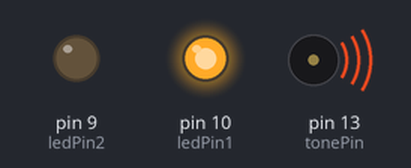
Bench run of a sketch on a simulated Arduino Uno, built with avr-gcc and run on an emulated ATmega328P. Shown: output pins drawn as LEDs (lit = HIGH), buzzer (waves = sounding).

Above: at 0.18 s.
At 19.74 s:
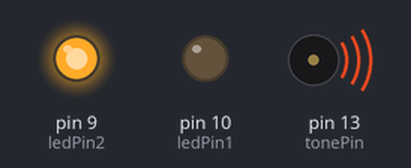
At 39.1 s:
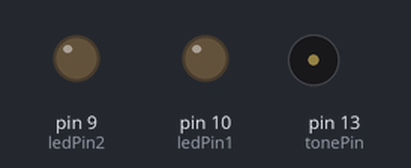
Timing chart, 0 to 40.0 s (numbered marks = the images above):
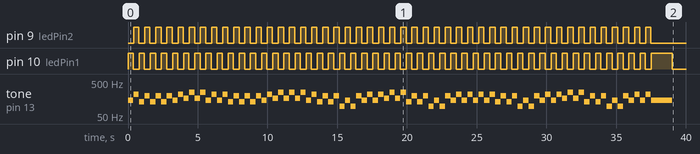

The sketch:

LETGO12.ino
```cpp
int tonePin = 13;
const int ledPin2 = 9;
const int ledPin1 = 10;

int counter = 0;
void setup() {

pinMode(tonePin, OUTPUT);
pinMode(ledPin1, OUTPUT);
pinMode(ledPin2, OUTPUT);
}

void loop() {
    // Play midi
    midi();
}

void beep(int tonePin, int note, int duration)
{
tone(tonePin, note, duration);

if(counter % 2 == 0)
{
digitalWrite(ledPin1, HIGH);
delay(duration);
digitalWrite(ledPin1, LOW);
}
else
{
digitalWrite(ledPin2, HIGH);
delay(duration);
digitalWrite(ledPin2, LOW);
}
noTone(tonePin);
//delay(1);
counter++;
}

void midi() {

    beep(tonePin, 146, 379.166666667);
   // delay(379.166666667);
    delay(20.8333333333);
    beep(tonePin, 220, 379.166666667);
  //  delay(379.166666667);
    delay(20.8333333333);
    beep(tonePin, 130, 379.166666667);
  //  delay(379.166666667);
    delay(20.8333333333);
    beep(tonePin, 195, 379.166666667);
  //  delay(379.166666667);
    delay(20.8333333333);
    beep(tonePin, 130, 379.166666667);
  //  delay(379.166666667);
    delay(20.8333333333);
    beep(tonePin, 195, 379.166666667);
 //   delay(379.166666667);
    delay(20.8333333333);
    beep(tonePin, 130, 379.166666667);
 //   delay(379.166666667);
    delay(20.8333333333);
    beep(tonePin, 195, 379.166666667);
 //   delay(379.166666667);
    delay(20.8333333333);
    beep(tonePin, 146, 379.166666667);
 //   delay(379.166666667);
    delay(20.8333333333);
    beep(tonePin, 220, 379.166666667);
  //  delay(379.166666667);
    delay(20.8333333333);
    beep(tonePin, 164, 379.166666667);
 //   delay(379.166666667);
    delay(20.8333333333);
    beep(tonePin, 246, 379.166666667);
  //  delay(379.166666667);
    delay(20.8333333333);
    beep(tonePin, 164, 379.166666667);
  //  delay(379.166666667);
    delay(20.8333333333);
    beep(tonePin, 246, 379.166666667);
  //  delay(379.166666667);
    delay(20.8333333333);
    beep(tonePin, 146, 379.166666667);
 //   delay(379.166666667);
    delay(20.8333333333);
    beep(tonePin, 220, 379.166666667);
 //   delay(379.166666667);
    delay(20.8333333333);
    beep(tonePin, 146, 379.166666667);
 //   delay(379.166666667);
    delay(20.8333333333);
    beep(tonePin, 220, 379.166666667);
 //   delay(379.166666667);
    delay(20.8333333333);
    beep(tonePin, 130, 379.166666667);
 //   delay(379.166666667);
    delay(20.8333333333);
    beep(tonePin, 195, 379.166666667);
 //   delay(379.166666667);
    delay(20.8333333333);
    beep(tonePin, 130, 379.166666667);
 //   delay(379.166666667);
    delay(20.8333333333);
    beep(tonePin, 195, 379.166666667);
 //   delay(379.166666667);
    delay(20.8333333333);
    beep(tonePin, 130, 379.166666667);
 //   delay(379.166666667);
    delay(20.8333333333);
    beep(tonePin, 195, 379.166666667);
 //   delay(379.166666667);
    delay(20.8333333333);
    beep(tonePin, 146, 379.166666667);
  //  delay(379.166666667);
    delay(20.8333333333);
    beep(tonePin, 220, 379.166666667);
  //  delay(379.166666667);
    delay(20.8333333333);
    beep(tonePin, 164, 379.166666667);
  //  delay(379.166666667);
    delay(20.8333333333);
    beep(tonePin, 246, 379.166666667);
 //   delay(379.166666667);
    delay(20.8333333333);
    beep(tonePin, 164, 379.166666667);
//    delay(379.166666667);
    delay(20.8333333333);
    beep(tonePin, 246, 379.166666667);
 //   delay(379.166666667);
    delay(20.8333333333);
    beep(tonePin, 164, 379.166666667);
 //   delay(379.166666667);
    delay(20.8333333333);
    beep(tonePin, 246, 379.166666667);
//    delay(379.166666667);
   delay(20.8333333333);
    beep(tonePin, 146, 379.166666667);
  //  delay(379.166666667);
    delay(20.8333333333);
    beep(tonePin, 220, 379.166666667);
 //   delay(379.166666667);
    delay(20.8333333333);
    beep(tonePin, 130, 379.166666667);
 //   delay(379.166666667);
    delay(20.8333333333);
    beep(tonePin, 195, 379.166666667);
 //   delay(379.166666667);
    delay(20.8333333333);
    beep(tonePin, 130, 379.166666667);
 //   delay(379.166666667);
    delay(20.8333333333);
    beep(tonePin, 195, 379.166666667);
  //  delay(379.166666667);
    delay(20.8333333333);
    beep(tonePin, 97, 379.166666667);
//    delay(379.166666667);
  delay(20.8333333333);
    beep(tonePin, 146, 379.166666667);
 //   delay(379.166666667);
   delay(20.8333333333);
    beep(tonePin, 97, 379.166666667);
 //   delay(379.166666667);
   delay(20.8333333333);
    beep(tonePin, 195, 379.166666667);
  //  delay(379.166666667);
   delay(20.8333333333);
    beep(tonePin, 146, 379.166666667);
 //   delay(379.166666667);
   delay(20.8333333333);
    beep(tonePin, 220, 379.166666667);
 //   delay(379.166666667);
    delay(20.8333333333);
    beep(tonePin, 146, 379.166666667);
 //   delay(379.166666667);
    delay(20.8333333333);
    beep(tonePin, 220, 379.166666667);
  //  delay(379.166666667);
    delay(20.8333333333);
    beep(tonePin, 164, 379.166666667);
 //   delay(379.166666667);
   delay(20.8333333333);
    beep(tonePin, 246, 379.166666667);
  //  delay(379.166666667);
   delay(20.8333333333);
    beep(tonePin, 164, 379.166666667);
 //   delay(379.166666667);
    delay(20.8333333333);
    beep(tonePin, 246, 379.166666667);
 //   delay(379.166666667);
    delay(20.8333333333);
    beep(tonePin, 130, 379.166666667);
 //   delay(379.166666667);
    delay(20.8333333333);
    beep(tonePin, 195, 379.166666667);
 //   delay(379.166666667);
    delay(20.8333333333);
    beep(tonePin, 130, 379.166666667);
 //   delay(379.166666667);
    delay(20.8333333333);
    beep(tonePin, 195, 379.166666667);
 //   delay(379.166666667);
   delay(20.8333333333);
    beep(tonePin, 97, 379.166666667);
 //   delay(379.166666667);
    delay(20.8333333333);
    beep(tonePin, 146, 379.166666667);
 //   delay(379.166666667);
    delay(20.8333333333);
    beep(tonePin, 97, 379.166666667);
 //   delay(379.166666667);
    delay(20.8333333333);
    beep(tonePin, 195, 379.166666667);
 //   delay(379.166666667);
    delay(20.8333333333);
    beep(tonePin, 146, 379.166666667);
 //   delay(379.166666667);
    delay(20.8333333333);
    beep(tonePin, 220, 379.166666667);
 //   delay(379.166666667);
    delay(20.8333333333);
    beep(tonePin, 146, 379.166666667);
 //   delay(379.166666667);
    delay(20.8333333333);
    beep(tonePin, 220, 379.166666667);
 //   delay(379.166666667);
    delay(20.8333333333);
    beep(tonePin, 146, 379.166666667);
 //   delay(379.166666667);
    delay(20.8333333333);
    beep(tonePin, 220, 379.166666667);
 //   delay(379.166666667);
delay(20.8333333333);
    beep(tonePin, 146, 379.166666667);
 //   delay(379.166666667);
    delay(20.8333333333);
    beep(tonePin, 220, 379.166666667);
 //   delay(379.166666667);
    delay(20.8333333333);
    beep(tonePin, 130, 379.166666667);
 //   delay(379.166666667);
   delay(20.8333333333);
    beep(tonePin, 195, 379.166666667);
 //   delay(379.166666667);
    delay(20.8333333333);
    beep(tonePin, 130, 379.166666667);
 //   delay(379.166666667);
 delay(20.8333333333);
    beep(tonePin, 195, 379.166666667);
 //   delay(379.166666667);
 delay(20.8333333333);
    beep(tonePin, 97, 379.166666667);
 //   delay(379.166666667);
    delay(20.8333333333);
    beep(tonePin, 146, 379.166666667);
 //   delay(379.166666667);
    delay(20.8333333333);
    beep(tonePin, 97, 379.166666667);
 //   delay(379.166666667);
    delay(20.8333333333);
    beep(tonePin, 195, 379.166666667);
 //   delay(379.166666667);
    delay(20.8333333333);
    beep(tonePin, 146, 379.166666667);
 //   delay(379.166666667);
    delay(20.8333333333);
    beep(tonePin, 220, 379.166666667);
//    delay(379.166666667);
    delay(20.8333333333);
    beep(tonePin, 146, 379.166666667);
 //   delay(379.166666667);
    delay(20.8333333333);
    beep(tonePin, 220, 379.166666667);
//    delay(379.166666667);
    delay(20.8333333333);
    beep(tonePin, 164, 379.166666667);
//    delay(379.166666667);
    delay(20.8333333333);
    beep(tonePin, 246, 379.166666667);
 //   delay(379.166666667);
    delay(20.8333333333);
    beep(tonePin, 164, 379.166666667);
 //   delay(379.166666667);
    delay(20.8333333333);
    beep(tonePin, 246, 379.166666667);
  //  delay(379.166666667);
    delay(20.8333333333);
    beep(tonePin, 130, 379.166666667);
 //   delay(379.166666667);
    delay(20.8333333333);
    beep(tonePin, 195, 379.166666667);
 //   delay(379.166666667);
    delay(20.8333333333);
    beep(tonePin, 130, 379.166666667);
 //   delay(379.166666667);
    delay(20.8333333333);
    beep(tonePin, 195, 379.166666667);
 //   delay(379.166666667);
    delay(20.8333333333);
    beep(tonePin, 97, 379.166666667);
 //  / delay(379.166666667);
    delay(20.8333333333);
    beep(tonePin, 146, 379.166666667);
 //   delay(379.166666667);
    delay(20.8333333333);
    beep(tonePin, 97, 379.166666667);
 //   delay(379.166666667);
   delay(20.8333333333);
    beep(tonePin, 195, 379.166666667);
 //   delay(379.166666667);
    delay(20.8333333333);
    beep(tonePin, 146, 379.166666667);
 // //  delay(379.166666667);
    delay(20.8333333333);
    beep(tonePin, 220, 379.166666667);
  //  delay(379.166666667);
    delay(20.8333333333);
    beep(tonePin, 146, 379.166666667);
//    delay(379.166666667);
    delay(20.8333333333);
    beep(tonePin, 220, 379.166666667);
 //   delay(379.166666667);
    delay(20.8333333333);
    beep(tonePin, 146, 1519.16666667);
    delay(10000.16666667);

}
```

Measured:
- by itself, pin 9 (ledPin2): alternates HIGH for 0.38 s and LOW for 0.42 s, 94 changes in all, then stays LOW
- by itself, pin 10 (ledPin1): goes 47 × (HIGH 0.38 s, LOW 0.42 s), HIGH 1.5 s, then LOW
- by itself, tone on pin 13 (tonePin): plays 146 Hz for 0.38 s, 220 Hz for 0.38 s, 130 Hz for 0.38 s, 195 Hz for 0.38 s, 130 Hz for 0.38 s, 195 Hz for 0.38 s … (95 notes in this stretch)
